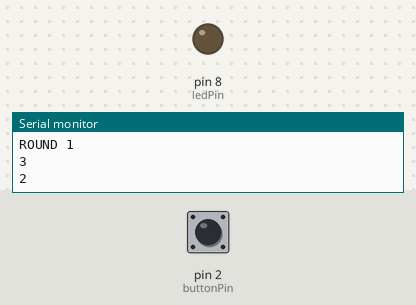
The sketch below on a simulated Arduino Uno, built with avr-gcc and run on an emulated ATmega328P. Shown: output pins drawn as LEDs (lit = HIGH), the last lines printed to the serial monitor. Inputs (shaded band) come from the test bench; at power-on: pin 2 (buttonPin) HIGH. Random numbers use the default seed unless the sketch sets one.

Above: at 1.2 s.
1.3 s: pin 2 (buttonPin) pulled LOW for 0.15 s
4.4 s: pin 2 (buttonPin) pulled LOW for 1 s
8.4 s: pin 2 (buttonPin) pulled LOW for 3.2 s
At 18.9 s:
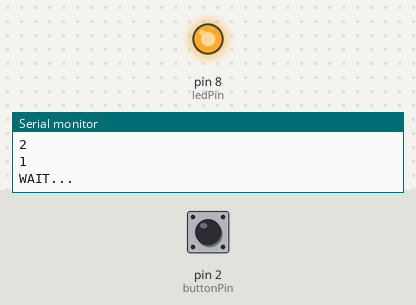
Timing chart, 0 to 19.1 s (numbered marks = the images above; inputs shaded):
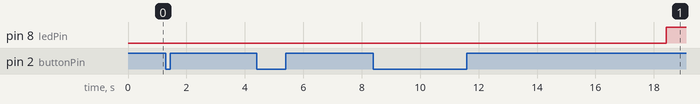

The sketch:

ReactionTimeTester.ino
```cpp
const int ledPin = 8;
const int buttonPin = 2;

unsigned long bestTime = 0;
int roundNumber = 0;

bool buttonPressed() {
  return digitalRead(buttonPin) == LOW;
}

void setup() {
  pinMode(ledPin, OUTPUT);
  pinMode(buttonPin, INPUT_PULLUP);

  Serial.begin(9600);
  randomSeed(analogRead(A0));

  Serial.println("REACTION TIME CHALLENGE!");
  Serial.println("Wait for the LED, then press!");
}

void loop() {
  digitalWrite(ledPin, LOW);

  while (buttonPressed()) {
    delay(10);
  }

  roundNumber++;

  Serial.println();
  Serial.print("ROUND ");
  Serial.println(roundNumber);

  // Three-second countdown
  for (int i = 3; i >= 1; i--) {
    Serial.println(i);

    for (int j = 0; j < 100; j++) {
      if (buttonPressed()) {
        falseStart();
        return;
      }
      delay(10);
    }
  }

  Serial.println("WAIT...");

  // Random delay between 1 and 4 seconds
  unsigned long waitTime = random(1000, 4001);
  unsigned long waitStart = millis();

  while (millis() - waitStart < waitTime) {
    if (buttonPressed()) {
      falseStart();
      return;
    }
  }

  // Start measuring reaction time
  digitalWrite(ledPin, HIGH);
  unsigned long startTime = millis();

  while (!buttonPressed()) {
  }

  unsigned long reactionTime = millis() - startTime;
  digitalWrite(ledPin, LOW);

  Serial.print("Reaction time: ");
  Serial.print(reactionTime);
  Serial.println(" ms");

  if (bestTime == 0 || reactionTime < bestTime) {
    bestTime = reactionTime;
    Serial.println("NEW PERSONAL BEST!");
  }

  Serial.print("Best time: ");
  Serial.print(bestTime);
  Serial.println(" ms");

  delay(1000);
}

void falseStart() {
  digitalWrite(ledPin, LOW);
  Serial.println("FALSE START! Too early!");

  while (buttonPressed()) {
    delay(10);
  }

  delay(1500);
}
```
